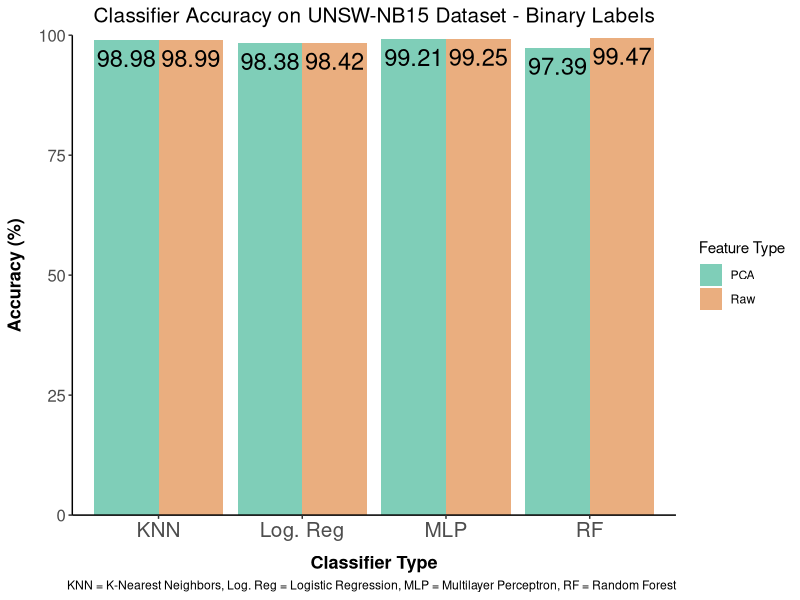
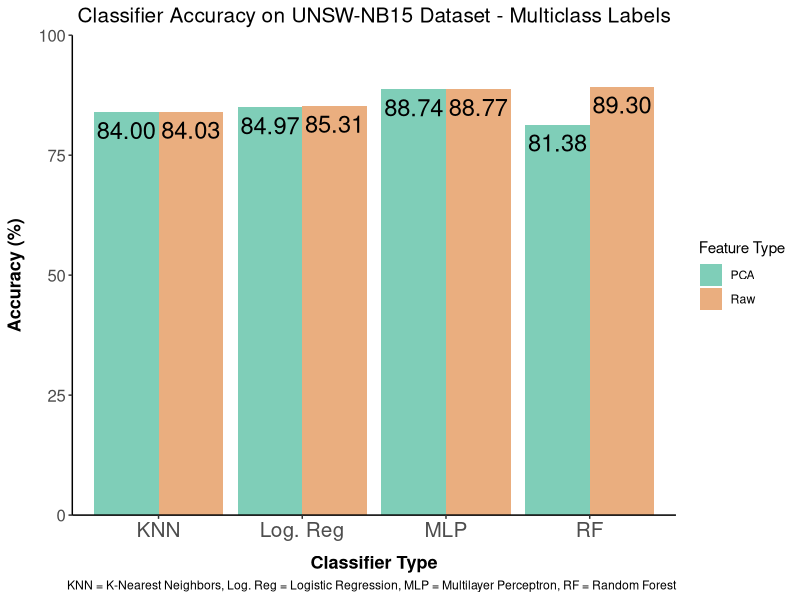

The R source for these figures, in order:
RequiredPackages <- c("dplyr", "ggplot2")

for (pkg in RequiredPackages) {
  if (pkg %in% rownames(installed.packages()) == FALSE)
  {install.packages(pkg)}
  if (pkg %in% rownames(.packages()) == FALSE)
  {library(pkg, character.only = TRUE)}
}

setwd("C:/Users/waltz/Documents/cyber-security-analysis/output")

# define color blind palette

color_blind_palette <- c("#009E73", "#D55E00")

# read data

df <- read.csv("results.csv",
               header=TRUE,
               sep=",",
               stringsAsFactors = TRUE)

# convert accuracy to percentages

df <- df %>% mutate(Accuracy = Accuracy * 100, 
                    ML.Classifier = ifelse(ML.Classifier == "K-Nearest Neighbors", "KNN",
                                           ifelse(ML.Classifier == "Logistic Regression", "Log. Reg",
                                                  ifelse(ML.Classifier == "Multilayer Perceptron", "MLP", "RF"))))

# take care of binary data

bin_res <- df %>% 
  filter(Class.Type == "Binary") %>%
  select(Feature.Type, Accuracy, ML.Classifier) %>%
  arrange(Accuracy)


# take care of multiclass data

mul_res <- df %>% 
  filter(Class.Type == "Multiclass") %>%
  select(Feature.Type, Accuracy, ML.Classifier) %>%
  arrange(Accuracy)

# plot binary results

caption <- "KNN = K-Nearest Neighbors, Log. Reg = Logistic Regression, MLP = Multilayer Perceptron, RF = Random Forest"

png(paste("images\\accuracy_scores\\", "binary_accuracy.png", sep=""), width=839, height=537)

binary_results <- ggplot(bin_res, aes(x = `ML.Classifier`, y = Accuracy, fill = `Feature.Type`)) +
  geom_col(position = "dodge",  alpha = 0.5) +
  geom_text(
    aes(label=scales::number(Accuracy, accuracy=0.01)),
    colour = "black", size = 6,
    vjust = 1.5, position = position_dodge(.9)
  ) +
  labs(fill = "Feature Type", caption=caption) +
  ggtitle("Classifier Accuracy on UNSW-NB15 Dataset - Binary Labels") +
  xlab("Classifier Type") + 
  ylab("Accuracy (%)") +
  scale_y_continuous(limits = c(0, 100), expand = c(0, 0)) +
  theme_classic() +
  scale_fill_manual(values = color_blind_palette) +
  theme(axis.title.x = element_text(size=13, face="bold", margin=margin(t = 10)), 
        axis.title.y = element_text(size=13, face="bold", margin=margin(r = 10)),
        axis.text.x = element_text(size=15),
        axis.text.y = element_text(size=12),
        plot.title = element_text(size=15, hjust=0.5))

# give output

print(binary_results)

dev.off()

# plot multiclass results

png(paste("images\\accuracy_scores\\", "multiclass_accuracy.png", sep=""), width=839, height=537)

multiclass_results <- ggplot(mul_res, aes(x = ML.Classifier, y = Accuracy, fill = Feature.Type)) +
  geom_col(position = "dodge", alpha = 0.5) +
  geom_text(
    aes(label = scales::number(Accuracy, accuracy=0.01)),
    colour = "black", size = 6,
    vjust = 1.5, position = position_dodge(.9)
  ) +
  labs(fill = "Feature Type",  caption=caption) +
  ggtitle("Classifier Accuracy on UNSW-NB15 Dataset - Multiclass Labels") +
  xlab("Classifier Type") + 
  ylab("Accuracy (%)") +
  scale_y_continuous(limits = c(0, 100), expand = c(0, 0)) +
  theme_classic() + 
  scale_fill_manual(values = color_blind_palette) +
  theme(axis.title.x = element_text(size=13, face="bold", margin=margin(t = 10)), 
        axis.title.y = element_text(size=13, face="bold", margin=margin(r = 10)),
        axis.text.x = element_text(size=15),
        axis.text.y = element_text(size=12),
        plot.title = element_text(size=15, hjust=0.5))


# give output

print(multiclass_results)

dev.off()


